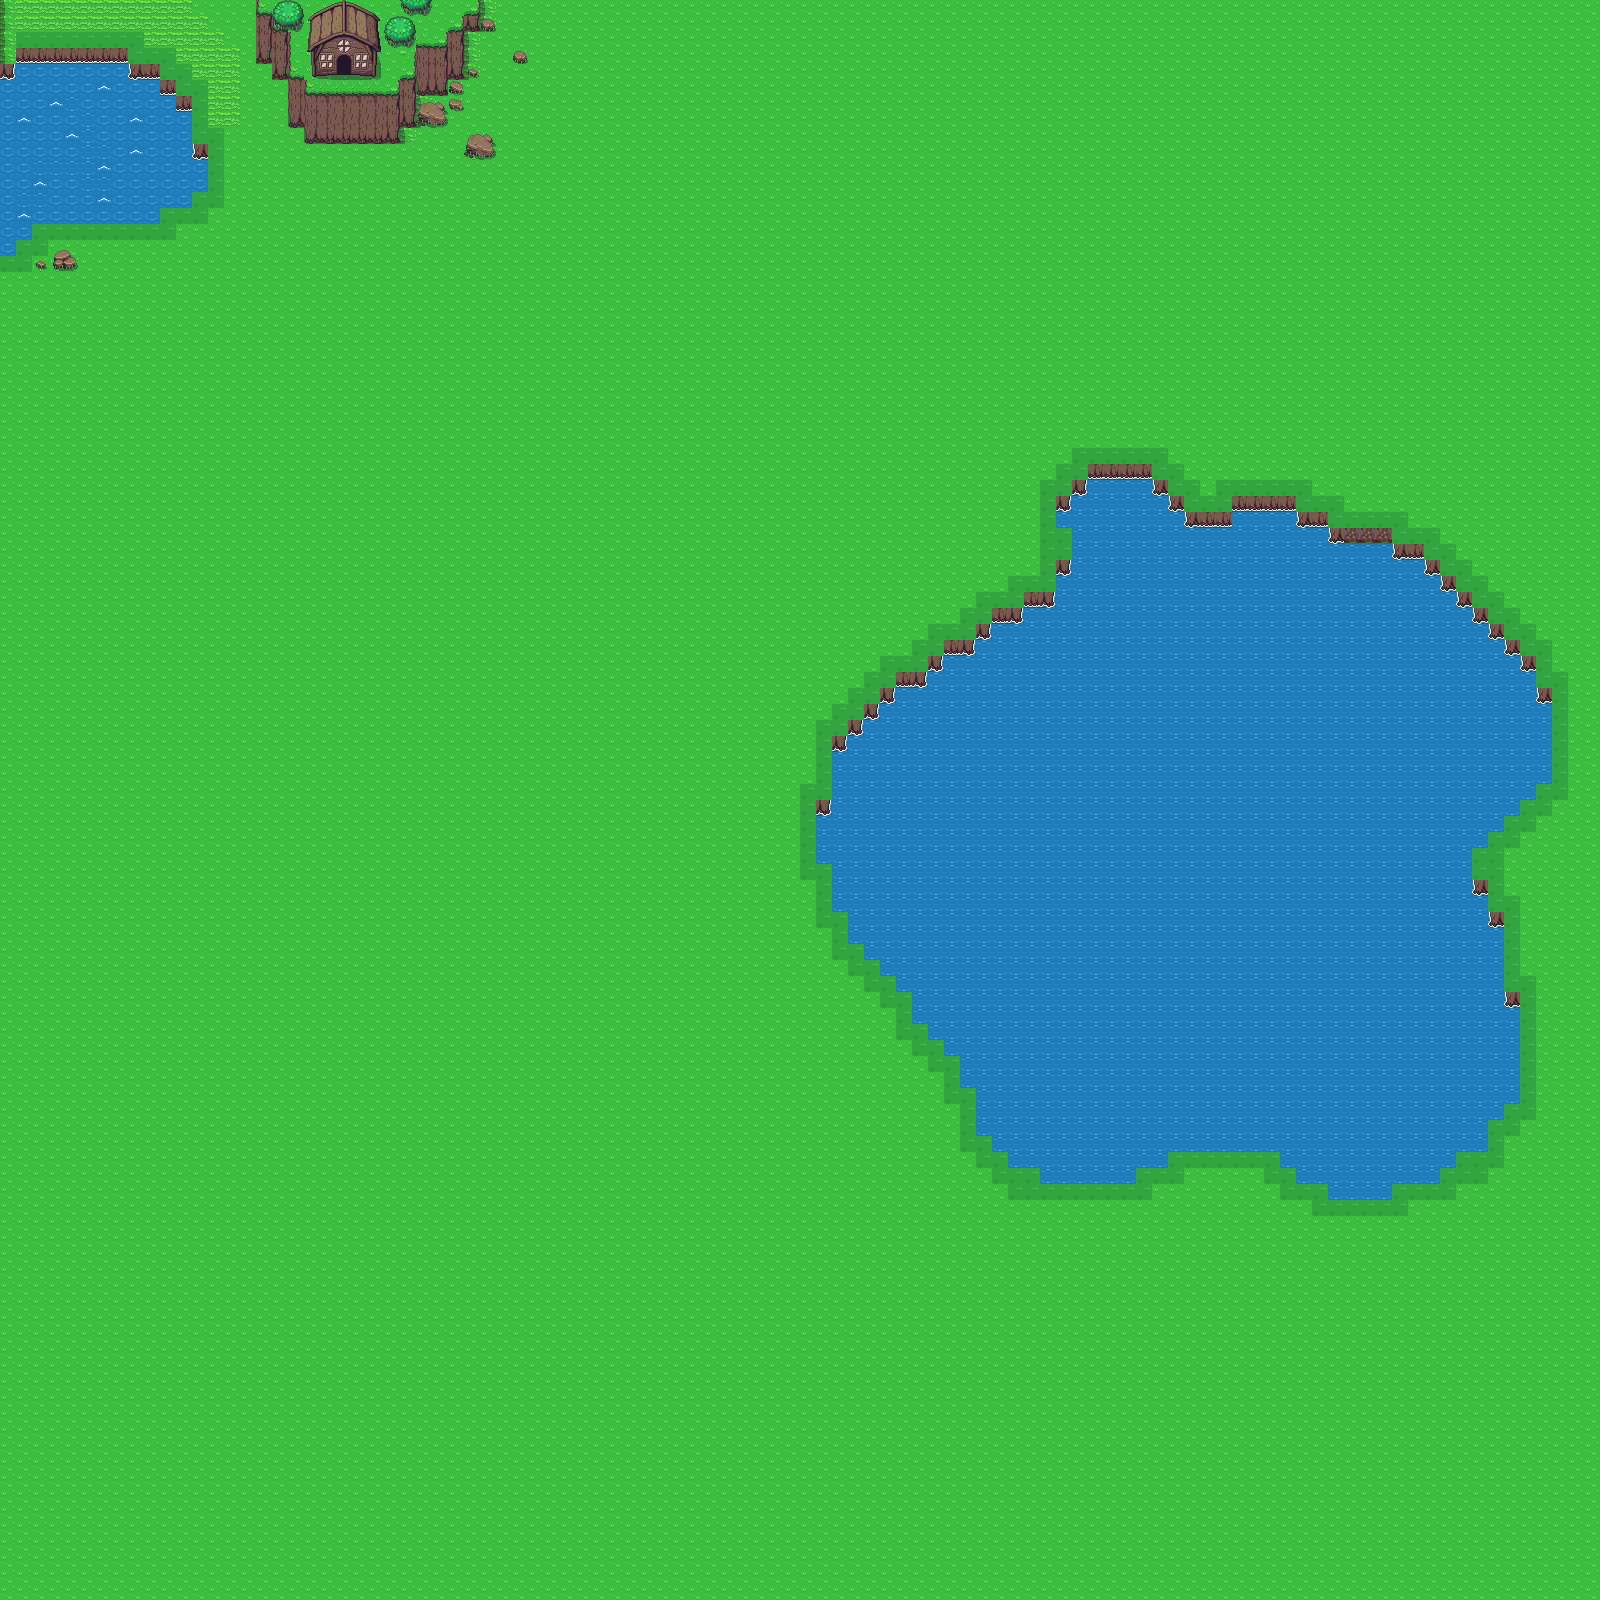

Below is a game level as drawn by its tile map, then a one-line description and the .tmx that defines it (tile-layer data replaced by summaries):
An orthogonal 100x100 tile map with 16x16 px tiles, 5 tile layers (grass, water, sand, shadow, ...).

<map version="1.10" tiledversion="1.11.2" orientation="orthogonal" renderorder="right-down" width="100" height="100" tilewidth="16" tileheight="16" infinite="0" nextlayerid="10" nextobjectid="19">
 <tileset firstgid="1" source="land.tsx" />
 <layer id="1" name="grass" width="100" height="100">
  <data>[10000 cells, 10000 non-empty, 4 distinct tile ids]</data>
 </layer>
 <layer id="3" name="water" width="100" height="100">
  <data>[10000 cells, 1652 non-empty, 4 distinct tile ids]</data>
 </layer>
 <layer id="4" name="sand" width="100" height="100">
  <data>[10000 cells, 127 non-empty, 19 distinct tile ids]</data>
 </layer>
 <layer id="6" name="shadow" width="100" height="100">
  <data>[10000 cells, 43 non-empty, 30 distinct tile ids]</data>
 </layer>
 <layer id="5" name="rock" width="100" height="100">
  <data>[10000 cells, 18 non-empty, 12 distinct tile ids]</data>
 </layer>
</map>
